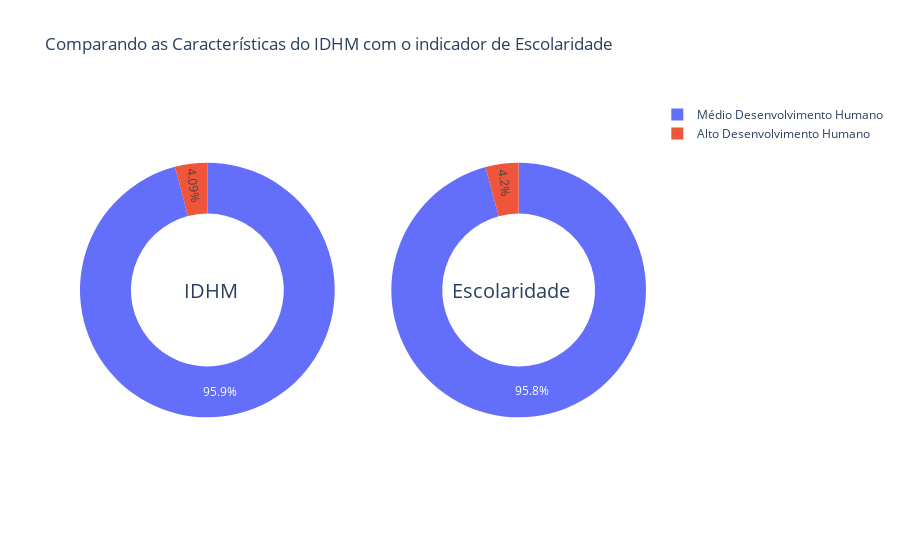

The notebook cell saved with this chart:
### Code cell
fig6 = make_subplots(rows=1, cols=2, specs=[[{'type':'domain'}, {'type':'domain'}]])
fig6.add_trace(go.Pie(labels=df_idhm_esp['classe'], values=df_idhm_esp['idhm'], name="IDHM"),
              1, 1)
fig6.add_trace(go.Pie(labels=df_idhm_esp['classe'], values=df_idhm_esp['idhm_educacao'], name="IDHM Escolaridade"),
              1, 2)

# Tamanho do buraco da rosca
fig6.update_traces(hole=0.6, hoverinfo="label+percent+name")

fig6.update_layout(
    title_text="Comparando as Características do IDHM com o indicador de Escolaridade",
    # OPrganizando as anotações no gra´fico.
    annotations=[dict(text='IDHM', x=0.18, y=0.5, font_size=20, showarrow=False),
                 dict(text='Escolaridade', x=0.87, y=0.5, font_size=20, showarrow=False)])

fig6.show()

### Figure 1 — Plotly figure (JSON) as saved in the notebook; plotly's stock layout.template omitted (floating-point values rounded to 4 significant figures; data arrays with more than 128 entries replaced by an {"elided": "..."} marker saying what was removed)
{"data": [{"domain": {"x": [0, 0.45], "y": [0, 1]}, "hole": 0.6, "hoverinfo": "label+percent+name", "labels": {"elided": "645 str values"}, "name": "IDHM", "type": "pie", "values": {"elided": "645 float values"}}, {"domain": {"x": [0.55, 1], "y": [0, 1]}, "hole": 0.6, "hoverinfo": "label+percent+name", "labels": {"elided": "645 str values"}, "name": "IDHM Escolaridade", "type": "pie", "values": {"elided": "645 float values"}}], "layout": {"annotations": [{"font": {"size": 20}, "showarrow": false, "text": "IDHM", "x": 0.18, "y": 0.5}, {"font": {"size": 20}, "showarrow": false, "text": "Escolaridade", "x": 0.87, "y": 0.5}], "title": {"text": "Comparando as Características do IDHM com o indicador de Escolaridade"}}}
